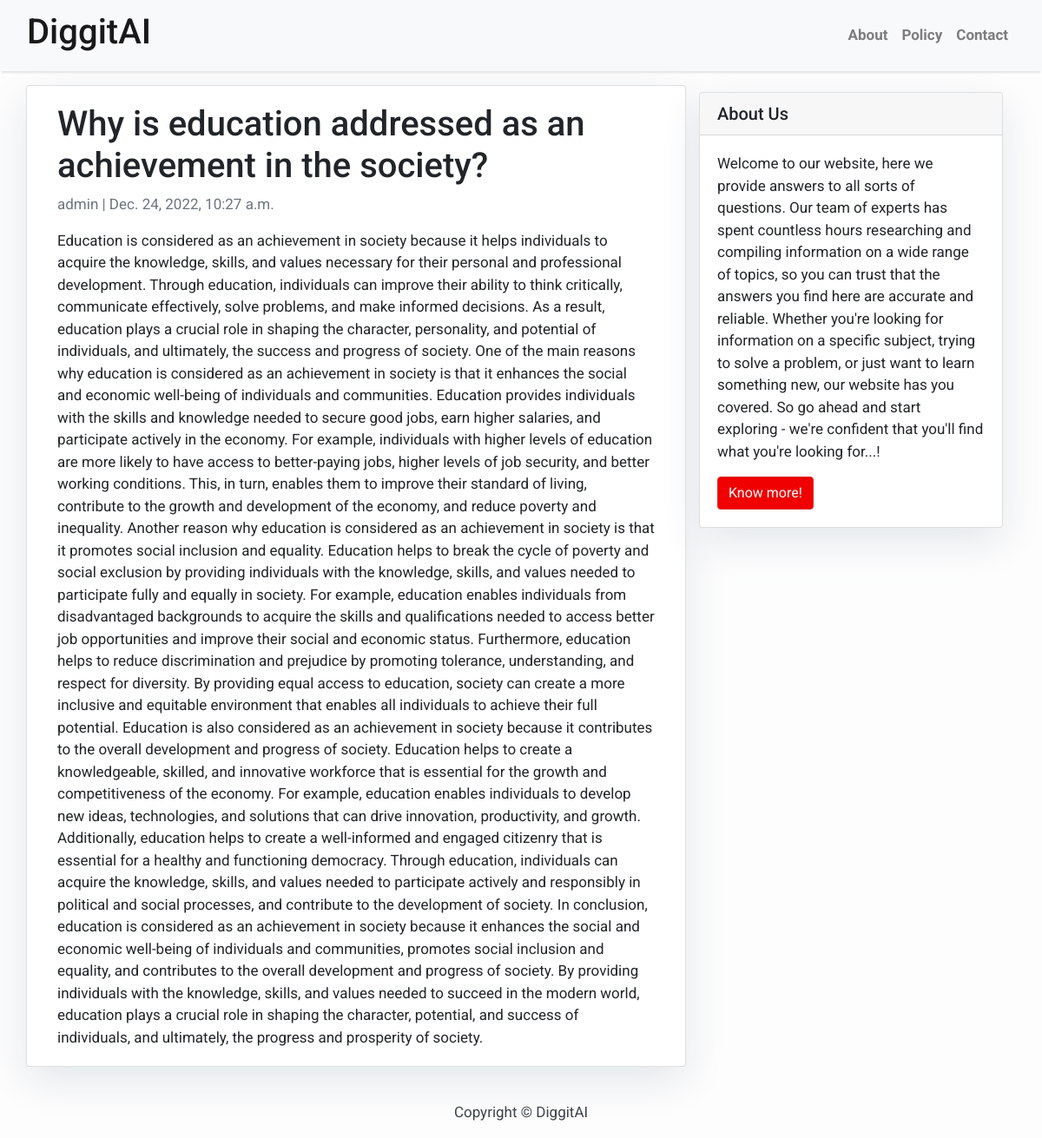
Screenshot of /why-is-education-addressed-as-an-achievement-in-the-society/ with the database file from the repository.
### blog/models.py (models this page shows, shortened)
class Post(models.Model):
    title = models.CharField(max_length=200, unique=True)
    slug = models.SlugField(max_length=200, unique=True)
    author = models.ForeignKey(User, on_delete= models.CASCADE,related_name='blog_posts')
    updated_on = models.DateTimeField(auto_now= True)
    content = models.TextField()
    created_on = models.DateTimeField(auto_now_add=True)
    status = models.IntegerField(choices=STATUS, default=0)
    class Meta:
        ordering = ['-created_on']

### blog/views.py (the view)
# urls.py: path('<slug:slug>/', views.PostDetail.as_view(), name='post_detail'),
class PostDetail(generic.DetailView):
    model = Post
    template_name = 'post_detail.html'

### templates/post_detail.html
{% extends 'base.html' %} {% block content %}
<div class="container">
  <div class="row">
    <div class="col-md-8 card mb-4  mt-3 left  top">
      <div class="card-body">
        <h1>{% block title %} {{ object.title }} {% endblock title %}</h1>
        <p class=" text-muted">{{ post.author }} | {{ post.created_on }}</p>
        <p class="card-text ">{{ object.content | safe }}</p>
      </div>
    </div>
    {% block sidebar %} {% include 'sidebar.html' %} {% endblock sidebar %}
  </div>
</div>
{% endblock content %}

### templates/base.html (style rules this page uses)
body { font-family: "Roboto", sans-serif; font-size: 17px; background-color: #fdfdfd; }

### templates/sidebar.html (style rules this page uses)
.card { box-shadow: 0 16px 48px #E3E7EB; }

### rows the page displays
Post: title "Why is education addressed as an achievement in the society?", author "admin", created_on "Dec. 24, 2022, 10:27 a.m.", content "Education is considered as an achievement in society because it helps individuals to acquire the knowledge, skills, and values necessary for their personal and professional development. Through education, individuals can improve their ability to think critically, communicate effectively, solve problems, and make informed decisions. As a result, education plays a crucial role in shaping the character, personality, and potential of individuals, and ultimately, the success and progress of society. One of the main reasons why education is considered as an achievement in society is that it enhances the social and economic well-being of individuals and communities. Education provides individuals…"
